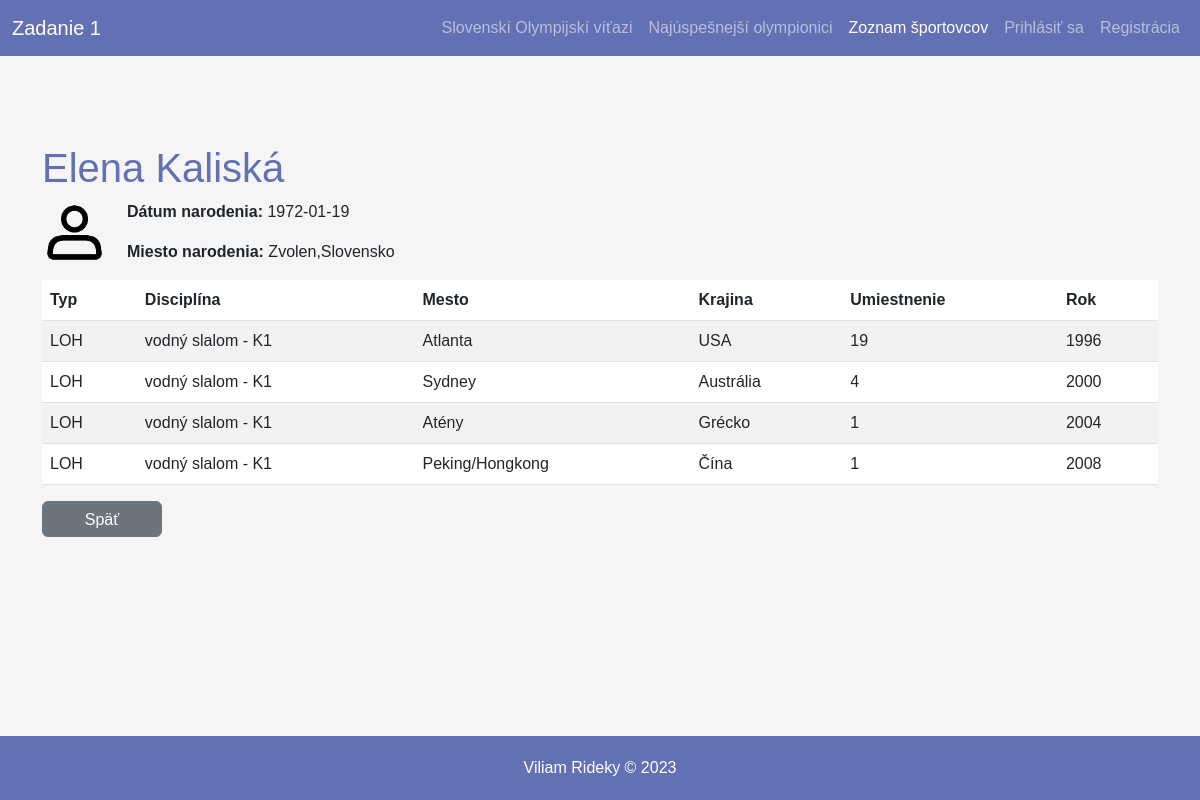
The page /athlete.php?id=3 on the database its author committed.
### tables this page shows
CREATE TABLE `person` (
  `id` int UNSIGNED NOT NULL,
  `name` varchar(100) NOT NULL,
  `surname` varchar(150) NOT NULL,
  `birth_day` date NOT NULL,
  `birth_place` varchar(100) NOT NULL,
  `birth_country` varchar(100) NOT NULL,
  `death_day` date DEFAULT NULL,
  `death_place` varchar(100) DEFAULT NULL,
  `death_country` varchar(100) DEFAULT NULL
);

CREATE TABLE `placement` (
  `id` int UNSIGNED NOT NULL,
  `person_id` int UNSIGNED NOT NULL,
  `game_id` int UNSIGNED NOT NULL,
  `placing` int UNSIGNED NOT NULL,
  `discipline` varchar(200) NOT NULL
);

CREATE TABLE `olympic_game` (
  `id` int UNSIGNED NOT NULL,
  `type` varchar(10) NOT NULL,
  `year` smallint NOT NULL,
  `game_order` tinyint UNSIGNED NOT NULL,
  `city` varchar(100) NOT NULL,
  `country` varchar(100) NOT NULL
);

### athlete.php (the view, shortened to what this page needs)
<?php
    $athlete_id = $_GET['id'];
    try{
        $db = new PDO("mysql:host=$hostname;dbname=$dbname", $username, $password);
        $db->setAttribute(PDO::ATTR_ERRMODE, PDO::ERRMODE_EXCEPTION);
        $query = "SELECT * FROM person p WHERE id = $athlete_id";
        $stmt = $db->query($query);
        $athlete = $stmt->fetch();
        $query2 = "SELECT og.type, og.year, og.city, og.country, placement.placing,placement.discipline,person.name,person.surname
        FROM olympic_game AS og
        JOIN placement ON og.id = placement.game_id
        JOIN person ON placement.person_id = person.id
        WHERE person.id = $athlete_id";
        $stmt = $db->query($query2);
        $results = $stmt->fetchAll(PDO::FETCH_ASSOC);
    }catch(PDOException $e){
        echo $e->getMessage();
    }
?>
<!DOCTYPE html>
<html>
<head>
    <link href="https://cdn.jsdelivr.net/npm/bootstrap@5.3.0-alpha1/dist/css/bootstrap.min.css" rel="stylesheet">
    <link rel="stylesheet" type="text/css" href="https://cdn.datatables.net/1.13.3/css/jquery.dataTables.css">
    <link rel="stylesheet" href="style.css">
</head>
<body>
    <header>
        <nav class="navbar navbar-expand-lg fixed-top navbar-dark">
        <div class="container-fluid">
            <a class="navbar-brand" href="#">Zadanie 1</a>
            <div class="collapse navbar-collapse" id="navbarText">
            <ul class="navbar-nav ms-auto mb-2 mb-lg-0">
                <li class="nav-item">
                 <a class="nav-link" aria-current="page" href="index.php"> Slovenskí Olympijskí víťazi</a>
                </li>
                <li class="nav-item">
                <a class="nav-link" href="index_success.php">Najúspešnejší olympionici</a>
                </li>
                <li class="nav-item">
                <a class="nav-link active" href="index_list.php">Zoznam športovcov</a>
                </li>
                <li class="nav-item">
                <?php
                if ((isset($_SESSION['access_token']) && $_SESSION['access_token']) || (isset($_SESSION['loggedin']) && $_SESSION['loggedin'])){
                            echo '<a class="nav-link" href="admin.php">Admin Panel</a>';
                        }else{
                            echo '<a class="nav-link" href="login.php">Prihlásiť sa</a>';
                        }
                ?>
                </li>
                <li class="nav-item">
                <?php
                if ((isset($_SESSION['access_token']) && $_SESSION['access_token']) || (isset($_SESSION['loggedin']) && $_SESSION['loggedin'])){
                            echo '<a class="nav-link" href="./oauth/logout.php">Odhlásiť sa</a>';
                        }else{
                            echo '<a class="nav-link" href="register.php">Registrácia</a>';
                        }
                ?>
                </li>
                </ul>
            </div>
        </div>
        </nav>
    </header>
    <main class="content">
        <div class="container">
            <h1><?php echo $athlete["name"] . " " . $athlete["surname"]; ?></h1>
            <div class="row">
                <div class="col-lg-12">
                    <img src="useros.png" alt="profile_picture" class="image" width=65 height=65>
                    <div>
                        <p><strong>Dátum narodenia: </strong><?php echo $athlete["birth_day"];?></p>
                        <p><strong>Miesto narodenia: </strong><?php echo $athlete["birth_place"] . "," . $athlete["birth_country"];?></p>
                    </div>
                </div>
            </div >
            <table class="table table-striped" >
                <thead>
                    <tr>
                        <th scope="col">Typ</th>
                        <th scope="col">Disciplína</th>
                        <th scope="col">Mesto</th>
                        <th scope="col">Krajina</th>
                        <th scope="col">Umiestnenie</th>
                        <th scope="col">Rok</th>
                    </tr>
                </thead>
                <tbody>
                    <?php foreach($results as $result){ ?>
                        <tr>
                            <td><?php echo $result['type']; ?></td>
                            <td><?php echo $result['discipline']; ?></td>
                            <td><?php echo $result['city']; ?></td>
                            <td><?php echo $result['country']; ?></td>
                            <td><?php echo $result['placing']; ?></td>
                            <td><?php echo $result['year']; ?></td>
                        </tr>
                    <?php } ?>
                </tbody>
            </table>
        <a href="index_list.php" class="btn btn-secondary">Späť</a>
        </div>
    </main>
</body>
    <footer>
      <div class="container">Viliam Rideky &copy; 2023</div>
    </footer>
</html>

### style.css (style rules this page uses)
* { margin: 0; padding: 0; box-sizing: border-box; }
body { font-family: "Poppins", sans-serif; min-height: 100vh; width: 100%; background-color: whitesmoke; display: flex; flex-direction: column; }
.content { flex: 1 0 auto; margin-top: 3rem; }
.navbar { background-color: #6370B3; justify-content: flex-end; }
.navbar-brand { color: white; }
footer { padding-top: 20px; padding-bottom: 20px; margin-top: 20px; background-color: #6370B3; text-align: center; color: white; }
.container h1 { margin-top: 6rem; color: #6370B3; }
.image { margin-right: 20px; }
.col-lg-12 { display: flex; }
.btn-secondary { margin-right: 20px; width: 120px; height: 36px; }

### rows shown on the page
person: name "Elena", surname "Kaliská", birth_day "1972-01-19", birth_place "Zvolen", birth_country "Slovensko"
placement: game.type "LOH", discipline "vodný slalom - K1", game.city "Atlanta", game.country "USA", placing "19", game.year "1996"
placement: game.type "LOH", discipline "vodný slalom - K1", game.city "Sydney", game.country "Austrália", placing "4", game.year "2000"
placement: game.type "LOH", discipline "vodný slalom - K1", game.city "Atény", game.country "Grécko", placing "1", game.year "2004"
placement: game.type "LOH", discipline "vodný slalom - K1", game.city "Peking/Hongkong", game.country "Čína", placing "1", game.year "2008"
